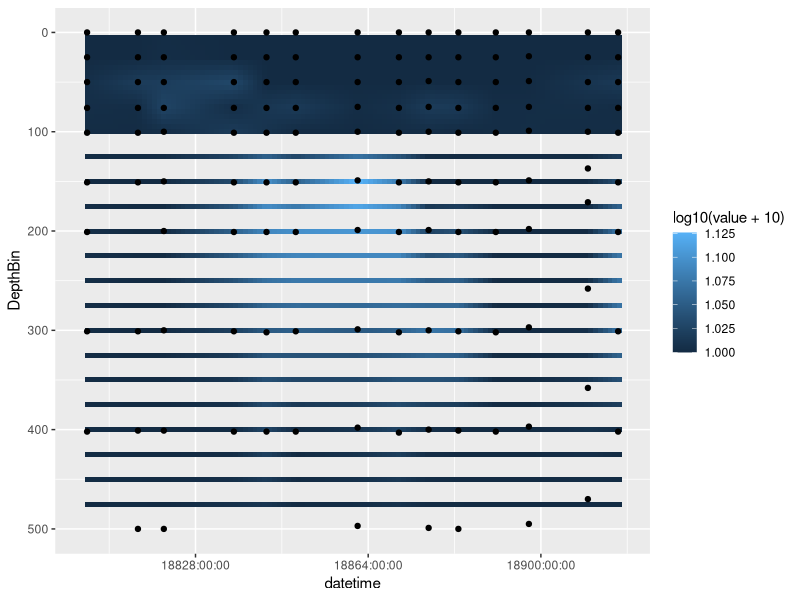
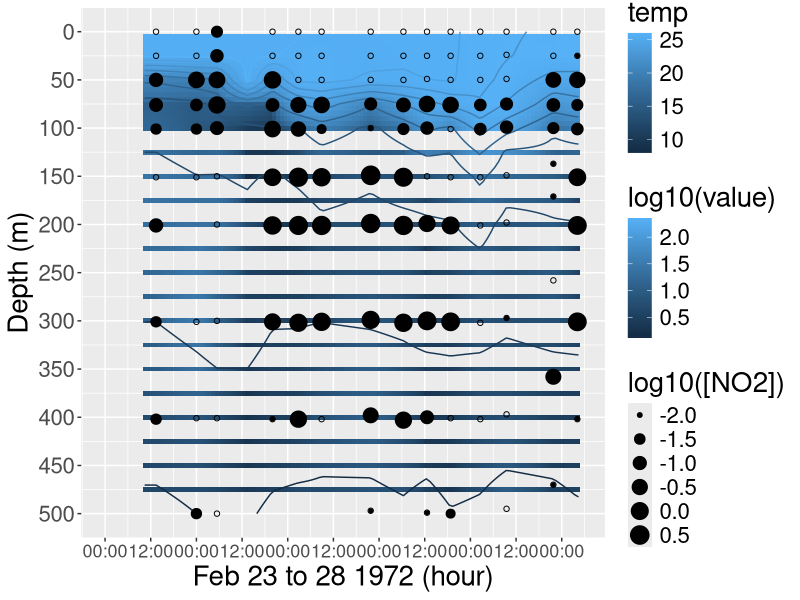

Generate these figures, in order, with R:
#LOAD PAGACKES: reshape2, ggplot2, plyr
library(reshape2)
library(ggplot2)
library(plyr)


#reading in the data
cruisesDataFrame <- read.csv('allOMZcruises.csv')
cruises <- subset(cruisesDataFrame, select = -c(date, time, bottDepth))
skq2016combined <- read.csv('skq2016combined.csv')
cruises16 <- subset(skq2016combined, select = -c(date, time, bottDepth))
cruisesALL0 <- rbind(cruises, cruises16)  
skq2016KrogslundNuts <- read.csv('krogslund_nutrients.csv')
krogslund <- subset(skq2016KrogslundNuts, select = -c(date, time, bottDepth))
cruisesALL1 <- rbind(cruises, cruises16, krogslund)
cruisesALL2.v2 <- subset(cruisesALL1, select = -c(dateNew, timeNew, lat, long, press))
head(cruisesALL2.v2)

#melting data
cruisesALLm.v2 <- data.frame(melt(cruisesALL2.v2, id.vars = c('cruise', 'station', 'datetime', 'depth')))


#interpolating
#WOA standard depths
by5 <- seq(0, 100, 5)
by25 <- seq(125, 500, 25)
by50 <- seq(550, 2000, 50)
by100 <- seq(2100, 9000, 100)
stdDepths <- c(by5, by25, by50, by100)

# TO JACOB: maybe my problem is here? because stdDepths aren't evenly spaced?



################################################################
################################################################
# this is all old! from when i tried to plot ALL the seven cruise data...

# cruisesALLn.v2 <- na.omit(cruisesALLm.v2)
# head(cruisesALLn.v2)
#

# approxR <- function(df) {
  # if (nrow(df) >= 2) {
    # listResult <-  approx(xy.coords(df$depth, df$value), xout = stdDepths, method = 'linear')
    # data.frame(DepthBin = listResult$x, value = listResult$y)
  # }
# }

# interp <- ddply(.data = cruisesALLn.v2, .variables = c('cruise', 'station', 'datetime', 'variable'), function(df) approxR(df), .inform = TRUE)

# str(interp)
# interp$datetime <- as.POSIXct(as.character(interp$datetime, format = c('%Y-%m-%d %H:%M')))
# str(interp)

###################### cruisesALLn.v2 == ctdamot in jacob's ex #################### 
###################### interp == ctdamotInt in jacob's ex ######################### 
###################### except used stdDepths not 1:110 ############################

#also need to interpolate by TIME
# hourVec_AB <- seq(min(interp$datetime) - 3*60*60, max(interp$datetime) + 3*60*60, by = 'hour')

# head(hourVec_AB)

###################### YAYYY hourVec and hourVec_AB are the same!!! ######################
##########################################################################################
#################################### so far so good... ###################################


# approxTime_AB <- function(df){
  # if (nrow(na.omit(df)) >= 2) {
    # listResult <-  approx(xy.coords(df$datetime, df$value), xout = hourVec_AB, method = 'linear', rule = 2)
    # data.frame(datetime = listResult$x, value = listResult$y)
  # }
# } 

# interpolating each stdDepth with respect to time
# interpDepTime has exactly one value at each stdDepth and each hour from start to end for each variable

# interpDepTime <- ddply(.data = interp, .variables = c( 'variable', 'DepthBin'), approxTime_AB, .inform = TRUE)

#NOT WORKING...... FATAL ERROR!!!




#lets try to parse out the data and only look at cruise tgt001
# note for jacob:
## tgtn == ctdamot 
## interp == ctdamotInt
## tgt66hourVec_AB == hourVec
## tgt66interpDepTime == ctdamotInt2

tgt66 <- cruisesALLm.v2[cruisesALLm.v2$cruise == 'TGT66',]
tgt66n <- na.omit(tgt66)


tgt66n$datetime <- as.POSIXct(as.character(tgt66n$datetime, format = c('%Y-%m-%d %H:%M')))
str(tgt66n)

approxR <- function(df) {
  if (nrow(df) >= 2) {
    listResult <-  approx(xy.coords(df$depth, df$value), xout = stdDepths, method = 'linear')
    data.frame(DepthBin = listResult$x, value = listResult$y)
  }
}

tgt66interp <- ddply(.data = tgt66n, .variables = c('cruise', 'station', 'datetime', 'variable'), function(df) approxR(df), .inform = TRUE)

str(tgt66interp) #checking its in POSIXct format


tgt66hourVec_AB <- seq(min(tgt66interp$datetime) - 3*60*60, max(tgt66interp$datetime) + 3*60*60, by = 'hour')

approxTime_AB <- function(df){
  if (nrow(na.omit(df)) >= 2) {
    listResult <-  approx(xy.coords(df$datetime, df$value), xout = tgt66hourVec_AB, method = 'linear', rule = 2)
    data.frame(datetime = listResult$x, value = listResult$y)
  }
} 

tgt66interpDepTime <- ddply(.data = tgt66interp, .variables = c( 'variable', 'DepthBin'), approxTime_AB, .inform = TRUE)


#################### it works!!
#################### tgt66interpDepTime == ctdamotInt2 in jacob's ex #################### 


#heatmap of no2
# the bubble plots, downscript of here, appear to be a better way of doing this
# This type of heatmap is a bit undersampled and gives boxy artifacts
samplesNO2 <- unique(subset(tgt66n, variable == 'NO2', select = c(depth, datetime)))
head(samplesNO2)
head(tgt66interpDepTime)

ggplot(subset(tgt66interpDepTime, variable == 'NO2'), aes(datetime, DepthBin)) + geom_tile(aes(fill = log10(value + 10))) + scale_y_reverse(limits = c(500, 0)) + scale_x_time(limits = c(min(subset(tgt66n, variable == 'NO2')$datetime - 60*60), max(subset(tgt66n, variable == 'NO2')$datetime + 60*60))) + geom_point(data = samplesNO2, aes(x = datetime, y = depth))


#YAY!!!!
# skipping the code to look at solar angle... (or should i add this in later?)

t0_AB <- min(subset(tgt66n, variable == 'NO2')$datetime) - 1 * 60^2
t1_AB <- max(subset(tgt66n, variable == 'NO2')$datetime) + 1 * 60^2
t0_AB <- as.POSIXct(round(min(subset(tgt66n, variable == 'NO2')$datetime) - 2 * 60^2, 'day'))
tseq_AB <- seq(from = round(t0_AB, 'day'), to = round(t1_AB, 'day'), by = 86400/2)

samplesCTD_AB <- unique(subset(tgt66n, variable == 'O2', select = c(depth, datetime)))

oxyno2P <- ggplot(subset(tgt66interpDepTime, variable == 'O2'), aes(datetime, DepthBin)) +
  geom_tile(aes(fill = log10(value))) +
  scale_y_reverse(limits = c(500, 0), breaks = seq(from = 0, to = 500, by = 50), name = 'Depth (m)') +
  scale_x_datetime(limits = c(t0_AB ,t1_AB),
                   breaks = tseq_AB,
                   labels = scales::date_format(format = '%H:%M', tz = "US/Pacific"),
                   name = 'Feb 23 to 28 1972 (hour)') +
  geom_contour(data = subset(tgt66interpDepTime, variable == 'temp'), aes(x = datetime, y = DepthBin, z = (value), colour = ..level..)) +
  geom_contour(data = subset(tgt66interpDepTime, variable == 'oxygen'), aes(x = datetime, y = DepthBin, z = value),  breaks =  c(0, 3), size = 2, colour = 'gray20') +
  geom_point(data = subset(tgt66n, variable == 'NO2'), aes(datetime, depth), shape = 1) +
  geom_point(data = subset(tgt66n, variable == 'NO2'), aes(datetime, depth, size = log10(value))) +
  labs(size = "log10([NO2])", colour = "temp") +
  theme(axis.text.x = element_text(angle = 0, size = 13),
        axis.text.y = element_text(size = 16),
        text = element_text(size=20))

oxyno2P

